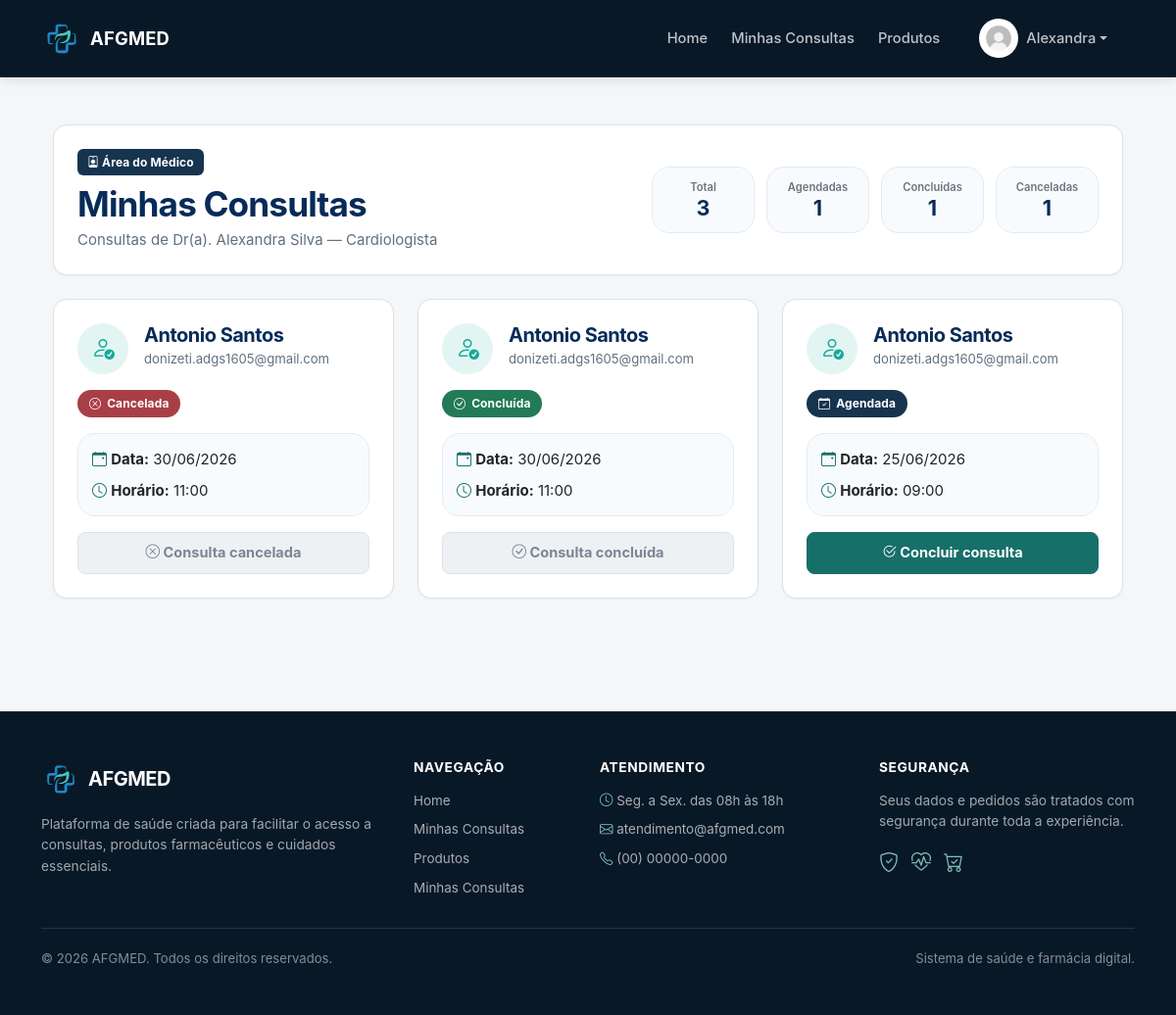
/medicos (signed in), run on the app's committed database.
### projetoafgmed/models.py (models this page shows, shortened)
class Usuario(database.Model, UserMixin):
    id = database.Column(database.Integer, primary_key=True)
    nome = database.Column(database.String, nullable=False)
    sobrenome = database.Column(database.String, nullable=False)
    email = database.Column(database.String, nullable=False, unique=True)
    senha = database.Column(database.String, nullable=False)
    foto = database.Column(database.String(200), nullable=True, default="usuario_padrao.jpg")
    is_admin = database.Column(database.Boolean, default=False)
    is_medico = database.Column(database.Boolean, default=False, nullable=False)
    id_medico = database.Column(database.Integer, database.ForeignKey("medico.id"), nullable=True)
    perfil = database.relationship("PerfilUsuario", backref="usuario", uselist=False)
    carrinho = database.relationship("Carrinho", backref="usuario", uselist=False)
    consultas = database.relationship("Consulta", backref="usuario", lazy=True)
    pedidos = database.relationship("Pedido", backref="usuario", lazy=True)
    medico = database.relationship(
        "Medico",
        backref=database.backref("usuario_acesso", uselist=False),
        foreign_keys=[id_medico]
    )

class Medico(database.Model):
    id = database.Column(database.Integer, primary_key=True)
    nome = database.Column(database.String, nullable=False)
    sobrenome = database.Column(database.String, nullable=False, default="AFGMED")
    especialidade = database.Column(database.String, nullable=False)
    email = database.Column(database.String)
    telefone = database.Column(database.String)
    foto = database.Column(database.String, default="default.jpg")
    data_criacao = database.Column(database.DateTime, nullable=False, default=datetime.utcnow)

class Consulta(database.Model):
    id = database.Column(database.Integer, primary_key=True)
    medico_id = database.Column(database.Integer, database.ForeignKey("medico.id"), nullable=False)
    usuario_id = database.Column(database.Integer, database.ForeignKey("usuario.id"), nullable=False)
    horario = database.Column(database.String(20), nullable=False)
    data = database.Column(database.Date, default=datetime.today)
    status = database.Column(database.String(20), nullable=False, default="agendada")
    medico = database.relationship("Medico", backref=database.backref("consultas", lazy=True))

### projetoafgmed/rotas/medicos.py (the view, shortened to what this page needs)
@app.route("/medicos")
@login_required
def medicos():
    if getattr(current_user, "is_medico", False) and not getattr(current_user, "is_admin", False):
        medico = medico_logado()
        consultas_medico = Consulta.query.filter_by(
            medico_id=medico.id
        ).order_by(
            Consulta.data.desc(),
            Consulta.horario.asc()
        ).all()
        return render_template(
            "consultas_medico.html",
            medico=medico,
            consultas=consultas_medico,
            status_visual_consulta=status_visual_consulta
        )
    return render_template("medicos.html", medicos=Medico.query.all())

### projetoafgmed/templates/consultas_medico.html (shortened to what this page needs)
{% extends "base.html" %}
{% block content %}
<div class="container mt-5 consultas-medico-page">
    <div class="card border-0 shadow-sm rounded-4 mb-4 consultas-top-card">
        <div class="card-body p-4">
            <div class="d-flex flex-column flex-lg-row align-items-lg-center justify-content-between gap-3">
                <div>
                    <span class="badge bg-primary mb-2">
                        <i class="bi bi-person-badge"></i>
                        Área do Médico
                    </span>
                    <h2 class="fw-bold mb-1" style="color:#072B59;">
                        Minhas Consultas
                    </h2>
                    {% if medico %}
                        <p class="text-muted mb-0">
                            Consultas de Dr(a). {{ medico.nome }} {{ medico.sobrenome }} — {{ medico.especialidade }}
                        </p>
                    {% else %}
                        <p class="text-muted mb-0">
                            Nenhum cadastro médico vinculado ao seu usuário.
                        </p>
                    {% endif %}
                </div>
                {% if medico %}
                    <div class="consulta-resumo-medico">
                        <div>
                            <small>Total</small>
                            <strong>{{ consultas|length }}</strong>
                        </div>
                        <div>
                            <small>Agendadas</small>
                            <strong>{{ consultas|selectattr('status', 'equalto', 'agendada')|list|length }}</strong>
                        </div>
                        <div>
                            <small>Concluídas</small>
                            <strong>{{ consultas|selectattr('status', 'equalto', 'concluida')|list|length }}</strong>
                        </div>
                        <div>
                            <small>Canceladas</small>
                            <strong>{{ consultas|selectattr('status', 'equalto', 'cancelada')|list|length }}</strong>
                        </div>
                    </div>
                {% endif %}
            </div>
        </div>
    </div>
    {% if consultas %}
        <div class="row g-4">
            {% for consulta in consultas %}
                {% set status = status_visual_consulta(consulta) %}
                <div class="col-12 col-md-6 col-lg-4">
                    <div class="card border-0 shadow-sm rounded-4 h-100 consulta-card-medico">
                        <div class="card-body p-4 d-flex flex-column">
                            <div class="d-flex align-items-start gap-3 mb-3">
                                <div class="consulta-avatar-icon">
                                    <i class="bi bi-person-check"></i>
                                </div>
                                <div>
                                    <h5 class="fw-bold mb-0" style="color:#072B59;">
                                        {{ consulta.usuario.nome }} {{ consulta.usuario.sobrenome }}
                                    </h5>
                                    <small class="text-muted">
                                        {{ consulta.usuario.email }}
                                    </small>
                                </div>
                            </div>
                            <span class="badge {{ status.classe }} consulta-status-badge mb-3">
                                <i class="bi {{ status.icone }}"></i>
                                {{ status.texto }}
                            </span>
                            <div class="consulta-info-box mb-3">
                                <p class="mb-2">
                                    <i class="bi bi-calendar-event text-primary"></i>
                                    <strong>Data:</strong>
                                    {{ consulta.data.strftime('%d/%m/%Y') }}
                                </p>
                                <p class="mb-0">
                                    <i class="bi bi-clock text-primary"></i>
                                    <strong>Horário:</strong>
                                    {{ consulta.horario }}
                                </p>
                            </div>
                            <div class="mt-auto">
                                {% if consulta.status == "agendada" %}
                                    <button type="button"
                                            class="btn btn-success w-100 fw-bold"
                                            data-bs-toggle="modal"
                                            data-bs-target="#modalConcluirConsulta{{ consulta.id }}">
                                        <i class="bi bi-check2-circle"></i>
                                        Concluir consulta
                                    </button>
                                {% elif consulta.status == "concluida" %}
                                    <button class="btn btn-outline-success w-100 fw-bold" disabled>
                                        <i class="bi bi-check-circle"></i>
                                        Consulta concluída
                                    </button>
                                {% elif consulta.status == "cancelada" %}
                                    <button class="btn btn-outline-danger w-100 fw-bold" disabled>
                                        <i class="bi bi-x-circle"></i>
                                        Consulta cancelada
                                    </button>
                                {% else %}
                                    <button class="btn btn-outline-secondary w-100 fw-bold" disabled>
                                        Status em análise
                                    </button>
                                {% endif %}
                            </div>
                        </div>
                    </div>
                </div>
            {% endfor %}
        </div>
    {% endif %}
</div>
{% endblock %}

### projetoafgmed/templates/base.html (shortened to what this page needs)
<!DOCTYPE html>
<html lang="pt-br">
<head>
    <link href="https://cdn.jsdelivr.net/npm/bootstrap@5.3.8/dist/css/bootstrap.min.css"
          rel="stylesheet">
    <link rel="stylesheet"
          href="https://cdn.jsdelivr.net/npm/bootstrap-icons@1.11.3/font/bootstrap-icons.css">
    <link rel="stylesheet"
          href="{{ url_for('static', filename='css/style.css') }}">
</head>
<body>
<nav class="navbar navbar-expand-lg navbar-dark bg-dark">
    <div class="container">
        <a class="navbar-brand d-flex align-items-center"
           href="{{ url_for('homepage') }}">
            <img src="{{ url_for('static', filename='imagens/logo.jpg') }}"
                 alt="Logo AFGMED"
                 width="50"
                 class="me-2">
            AFGMED
        </a>
        <div class="collapse navbar-collapse" id="navbarNav">
            <ul class="navbar-nav ms-auto align-items-lg-center">
                <li class="nav-item">
                    <a class="nav-link" href="{{ url_for('homepage') }}">
                        Home
                    </a>
                </li>
                {% if current_user.is_authenticated
                      and current_user.is_medico
                      and not current_user.is_admin %}
                    <li class="nav-item">
                        <a class="nav-link" href="{{ url_for('medicos') }}">
                            Minhas Consultas
                        </a>
                    </li>
                {% else %}
                    <li class="nav-item">
                        <a class="nav-link" href="{{ url_for('medicos') }}">
                            Consulta
                        </a>
                    </li>
                {% endif %}
                <li class="nav-item">
                    <a class="nav-link" href="{{ url_for('produtos') }}">
                        Produtos
                    </a>
                </li>
            </ul>
            <ul class="navbar-nav ms-lg-3 align-items-lg-center">
                {% if current_user.is_authenticated %}
                    <li class="nav-item dropdown me-lg-3">
                        <a class="nav-link dropdown-toggle d-flex align-items-center"
                           href="#"
                           id="perfilDropdown"
                           role="button"
                           data-bs-toggle="dropdown"
                           aria-expanded="false">
                            <img src="{{ url_for(
                                'static',
                                filename='fotos_perfil/' + (
                                    current_user.foto or 'usuario_padrao.jpg'
                                )
                            ) }}"
                                 alt="Perfil"
                                 class="rounded-circle"
                                 style="width:40px; height:40px; object-fit:cover;">
                            <span class="ms-2">
                                {{ current_user.nome }}
                            </span>
                        </a>
                    </li>
                {% endif %}
            </ul>
        </div>
    </div>
</nav>
<main class="container mt-5">
    {% block content %}{% endblock %}
</main>
<footer class="footer-afg mt-5">
    <div class="container py-5">
        <div class="row g-4">
            <div class="col-md-4">
                <div class="d-flex align-items-center mb-3">
                    <img src="{{ url_for('static', filename='imagens/logo.jpg') }}"
                         alt="Logo AFGMED"
                         width="48"
                         class="footer-logo me-2">
                    <h5 class="mb-0 fw-bold">AFGMED</h5>
                </div>
                <p class="footer-text">
                    Plataforma de saúde criada para facilitar o acesso a consultas,
                    produtos farmacêuticos e cuidados essenciais.
                </p>
            </div>
            <div class="col-md-2">
                <h6 class="footer-title">Navegação</h6>
                <ul class="footer-links">
                    <li><a href="{{ url_for('homepage') }}">Home</a></li>
                    {% if current_user.is_authenticated
                          and current_user.is_medico
                          and not current_user.is_admin %}
                        <li><a href="{{ url_for('medicos') }}">Minhas Consultas</a></li>
                    {% else %}
                        <li><a href="{{ url_for('medicos') }}">Consulta</a></li>
                    {% endif %}
                    <li><a href="{{ url_for('produtos') }}">Produtos</a></li>
                    {% if current_user.is_authenticated %}
                        {% if current_user.is_medico and not current_user.is_admin %}
                            <li><a href="{{ url_for('medicos') }}">Minhas Consultas</a></li>
                        {% else %}
                            <li><a href="{{ url_for('meus_agendamentos') }}">Meus Agendamentos</a></li>
                            <li><a href="{{ url_for('meus_pedidos') }}">Minhas Compras</a></li>
                        {% endif %}
                    {% endif %}
                </ul>
            </div>
            <div class="col-md-3">
                <h6 class="footer-title">Atendimento</h6>
                <ul class="footer-links">
                    <li><i class="bi bi-clock"></i> Seg. a Sex. das 08h às 18h</li>
                    <li><i class="bi bi-envelope"></i> atendimento@afgmed.com</li>
                    <li><i class="bi bi-telephone"></i> (00) 00000-0000</li>
                </ul>
            </div>
            <div class="col-md-3">
                <h6 class="footer-title">Segurança</h6>
                <p class="footer-text">
                    Seus dados e pedidos são tratados com segurança durante
                    toda a experiência.
                </p>
                <div class="footer-icons">
                    <i class="bi bi-shield-check"></i>
                    <i class="bi bi-heart-pulse"></i>
                    <i class="bi bi-cart-check"></i>
                </div>
            </div>
        </div>
        <hr class="footer-line">
        <div class="d-flex flex-column flex-md-row justify-content-between align-items-center gap-2">
            <small>© 2026 AFGMED. Todos os direitos reservados.</small>
            <small>Sistema de saúde e farmácia digital.</small>
        </div>
    </div>
</footer>
</body>
</html>

### data on the page
Usuario: foto (picture), nome "Alexandra"
Medico: nome "Alexandra", sobrenome "Silva", especialidade "Cardiologista"
Consulta: usuario.nome "Antonio", usuario.sobrenome "Santos", usuario.email "donizeti.adgs1605@gmail.com", texto "Cancelada", data "30/06/2026", horario "11:00", shows "Consulta cancelada"
Consulta: usuario.nome "Antonio", usuario.sobrenome "Santos", usuario.email "donizeti.adgs1605@gmail.com", texto "Concluída", data "30/06/2026", horario "11:00", status "concluida" (drawn)
Consulta: usuario.nome "Antonio", usuario.sobrenome "Santos", usuario.email "donizeti.adgs1605@gmail.com", texto "Agendada", data "25/06/2026", horario "09:00"

### other printed values
{{ consultas|length }} "3"
{{ consultas|selectattr('status', 'equalto', 'agendada')|list|length }} "1"
{{ consultas|selectattr('status', 'equalto', 'concluida')|list|length }} "1"
{{ consultas|selectattr('status', 'equalto', 'cancelada')|list|length }} "1"
